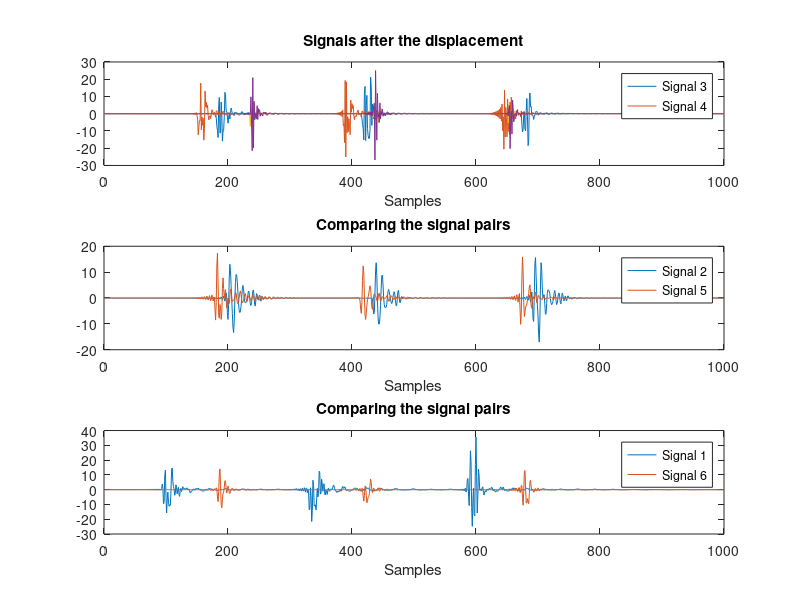
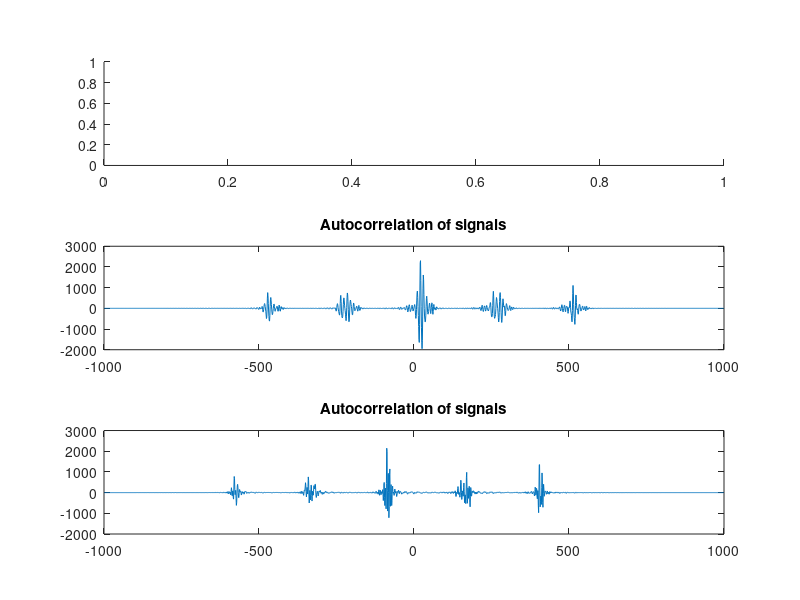
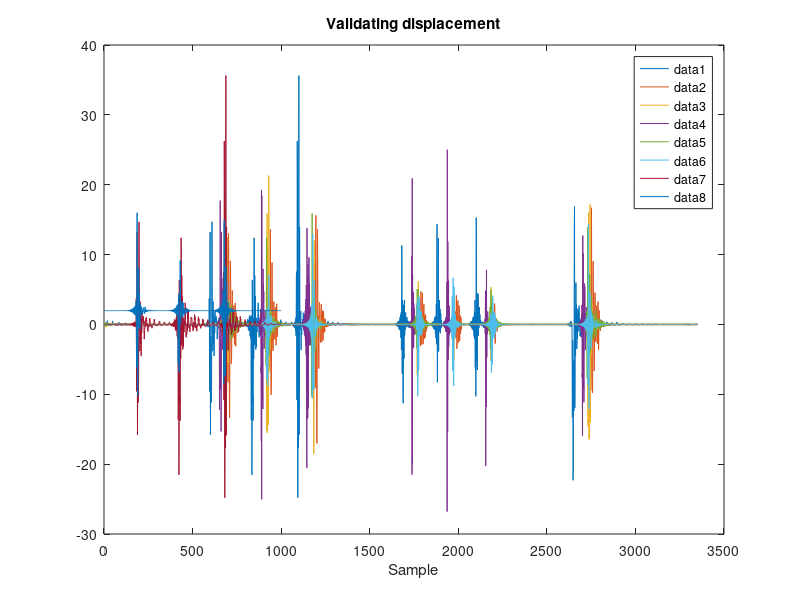
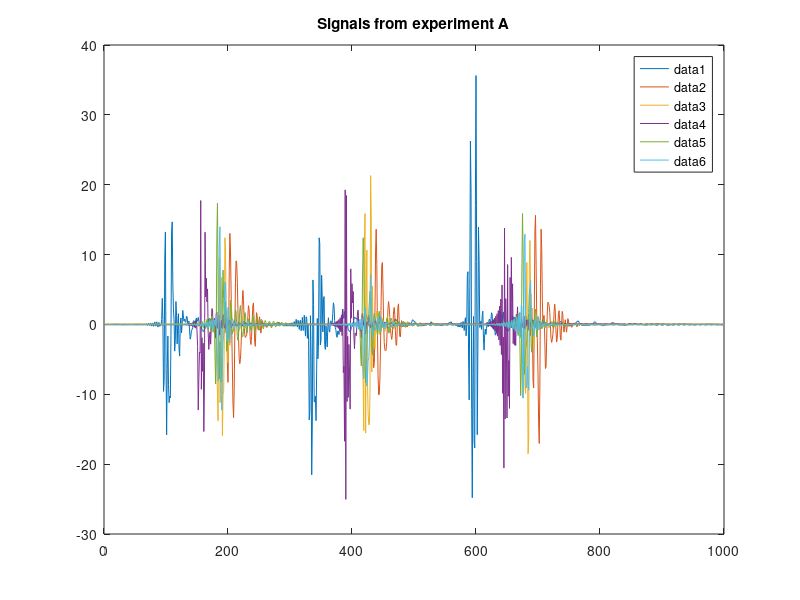

Write MATLAB code to recreate these figures, in order. (Note: this script raises an error after producing the figures.)
%% SLP 2025/2026 - Phone experiment
clc; clear; close all;
% 
% % Loading of the time and signals
load("Experiment_table.mat")

%% Initizalize

%Time and period initialization
t_all = {x1(:,1) x2(:,1) x3(:,1) x4(:,1) x5(:,1) x6(:,1)};
sig_all = {x1(:,4) x2(:,4) x3(:,4) x4(:,4) x5(:,4) x6(:,4)};

%Period and sampling
Ts = zeros(1, numel(t_all));
Fs = zeros(1, numel(t_all));
for i = 1:numel(t_all)
    ti = t_all{i};
    Ts(i) = mean(diff(ti));
    Fs(i) = 1/Ts(i);
end

%Plot in time
figure(1);
for i = 1:numel(t_all)
    plot(t_all{i},sig_all{i}); hold on;
end
legend('show');
title('Signals before synchronization');
xlabel('t[s]');

%% Syncing signals 
Fs_ref = max(Fs);

sig_resampled = cell(1,numel(sig_all)); %Cell is like a list
for i = 1:numel(sig_all)
    [P,Q] = rat(Fs_ref/Fs(i), 1e-6); %Rat is used to get the efficient int values to use resample.
    
    % Resample de la señal
    sig_resampled{i} = resample(sig_all{i}, P, Q); %Change the frecuency Q to P
end

len_all = cellfun(@length, sig_resampled);
min_len = min(len_all); 

figure(3);
for i = 1:numel(t_all)
    sig_resampled{i} = sig_resampled{i}(1:min_len)
    plot(sig_resampled{i}); hold on;
end
legend('show');
title('Signal resampled')
xlabel('Sample');
%% Signal segmentation
signals_a = cell(1, numel(sig_resampled));
signals_b = cell(1, numel(sig_resampled));

figure(4);
for i = 1:numel(sig_resampled)
    signals_a{i} = sig_resampled{i}(501:1500);
    signals_b{i} = sig_resampled{i}(1501:2500);
    plot(signals_a{i}); hold on;
end
title('Signals from experiment A')
legend('show');

%% Obtaining the sync delay between the phones
% We know that the 3-4, 2-5 and 1-6 should recieve the signal at the same
% time in the experiment A. However, due to the sync between phones, they
% should experience a time delay. Therefore, to get the time delay between
% the pairs we should take the number of samples of diference. Let's take
% in consideration that the signal 3, 2 and 1 should appear before their
% pairs in the part b.

pairs = [3 4; 2 5; 1 6];
tau_a = zeros(1, 3);
aux_a = cell(1,6);
for i = 1: 3
    figure(1); subplot(size(pairs,1), 1, i);
    plot(signals_a{pairs(i,1)}); hold on;  
    plot(signals_a{pairs(i,2)}); 
    legend(sprintf('Signal %d', pairs(i,1)), sprintf('Signal %d', pairs(i,2))); 
    xlabel('Samples'); title ('Comparing the signal pairs')

    [acor, lag] = xcorr(signals_a{pairs(i,1)},signals_a{pairs(i,2)});
    figure(2); subplot(size(pairs,1), 1, i); plot(lag,acor); 
    title ('Autocorrelation of signals');
    [~, I] = max(abs(acor));
    tau_a(i) = -lag(I);
    aux_a{pairs(i,1)} =circshift(signals_a{pairs(i,1)}, tau_a(i)); %Use this function to displace the signal tau_a
    
end

figure(3);
plot([aux_a{pairs(i,1)},2+signals_a{pairs(i,2)}],'-')
title ('Validating displacement');


%% Obtaining the propagation velocity

tau_b = zeros(1,3);
travel_space = zeros(1,3);
travel_time = zeros(1,3);
velocity = zeros(1,3);
for i = 1: 3
    x =circshift(signals_b{pairs(i,1)}, tau_a(i));
    y =signals_b{pairs(i,2)};

    figure(1); subplot(size(pairs,1), 1, i);
    plot(x); hold on;  
    plot(y); 
    legend(sprintf('Signal %d', pairs(i,1)), sprintf('Signal %d', pairs(i,2))); 
    title ('Signals after the displacement')

    [acor, lag] = xcorr(x,y);
    lag_f = lag(:); %This is to avoid using the armonics
    acor_f = acor(850:1150);

    figure(2); subplot(size(pairs,1), 1, i);
    plot(lag_f,acor_f);
    title ('Autocorrelation of signals');

    [~, I] = max(abs(acor_f));
    tau_b(i) = -lag_f(I);

    travel_space(i) = 0.175*(2*(i-1)+1);
    travel_time(i) = (tau_b(i))/Fs_ref;
    velocity(i) = travel_space(i)/travel_time(i);
end
